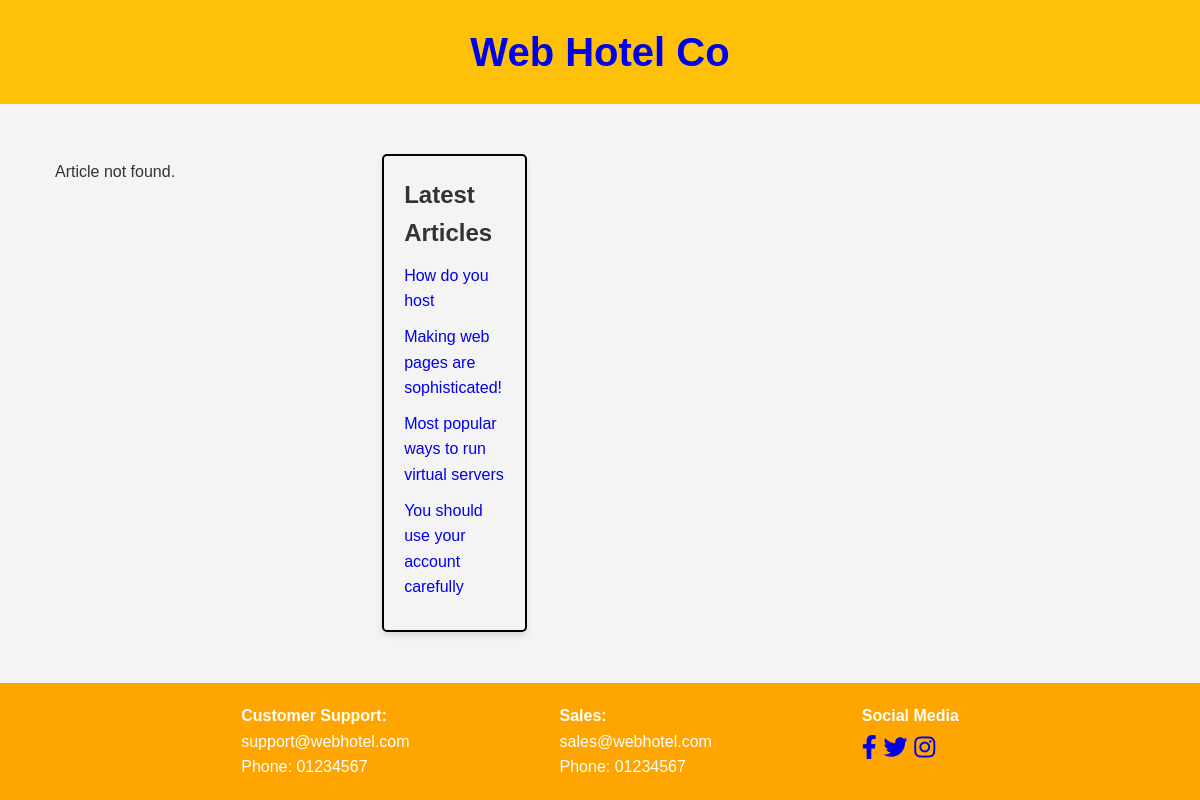
The app's page /articles.php with its own data.
### tables this page shows
CREATE TABLE `articles` (
  `article_id` int(11) NOT NULL,
  `title` varchar(200) NOT NULL,
  `text` text NOT NULL,
  `category_id` int(11) NOT NULL,
  `author` varchar(20) NOT NULL,
  `publish_date` date NOT NULL
);

### articles.php (the view, shortened to what this page needs)
<?php
include 'header.php';
include 'db.php';
?>
<!DOCTYPE html>
<html lang="en">
<head>
</head>
<body>
    <div class="container">
        <div class="content">
            <div class="article-section">
                <?php if ($article): ?>
                    <h2><?php echo htmlspecialchars($article['title']); ?></h2>
                    <p class="meta">Created <?php echo htmlspecialchars($article['publish_date']); ?> | By <?php echo htmlspecialchars($article['author']); ?></p>
                    <p><?php echo nl2br(htmlspecialchars($article['text'])); ?></p>
                <?php else: ?>
                    <p>Article not found.</p>
                <?php endif; ?>
            </div>
            <aside class="latest-articles">
                <h2>Latest Articles</h2>
                <ul>
                    <?php
                    $latest_articles_stmt = $pdo->query("SELECT * FROM articles ORDER BY publish_date DESC LIMIT 4");
                    while ($article = $latest_articles_stmt->fetch(PDO::FETCH_ASSOC)) {
                        echo '<li><a href="articles.php?id=' . $article['article_id'] . '">' . htmlspecialchars($article['title']) . '</a></li>';
                    }
                    ?>
                </ul>
            </aside>
        </div>
    </div>
    <?php include 'footer.php'; ?>
</body>
</html>

### styles.css (style rules this page uses)
* { margin: 0; padding: 0; box-sizing: border-box; }
html, body { height: 100%; }
body { font-family: 'Arial', sans-serif; line-height: 1.6; background-color: #f4f4f4; color: #333; display: flex; flex-direction: column; justify-content: space-between; }
.container { display: flex; flex-wrap: wrap; gap: 20px; padding: 20px; margin: 20px; justify-content: space-between; }
.latest-articles { flex: 1; min-height: 400px; padding: 20px; border: 2px solid black; border-radius: 5px; box-shadow: 0 4px 6px rgba(0, 0, 0, 0.1); }
.latest-articles ul { list-style-type: none; padding: 0; }
.latest-articles li { margin: 10px 0; }
a { text-decoration: none; }

### articles.php (style rules this page uses)
body { font-family: Arial, sans-serif; margin: 0; padding: 0; background-color: #f9f9f9; color: #333; }
.content { display: flex; padding: 10px; gap: 20px; }
.article-section { flex: 3; padding: 5px; }
.latest-articles { flex: 1; min-height: 400px; padding: 20px; border: 2px solid black; border-radius: 5px; box-shadow: 0 4px 6px rgba(0, 0, 0, 0.1); }
.latest-articles ul { list-style-type: none; padding: 0; }
.latest-articles li { margin: 10px 0; }

### records on screen
articles: title "How do you host"
articles: title "Making web pages are sophisticated!"
articles: title "Most popular ways to run virtual servers"
articles: title "You should use your account carefully"
